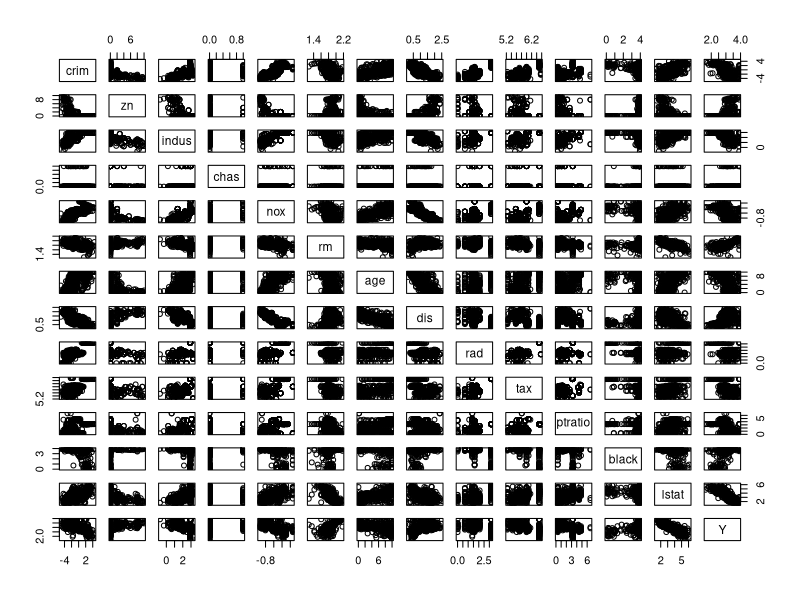
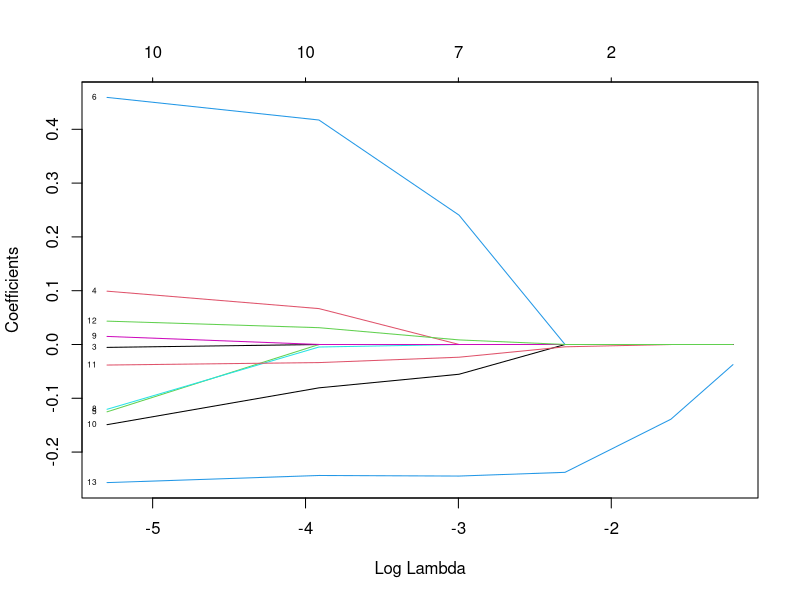
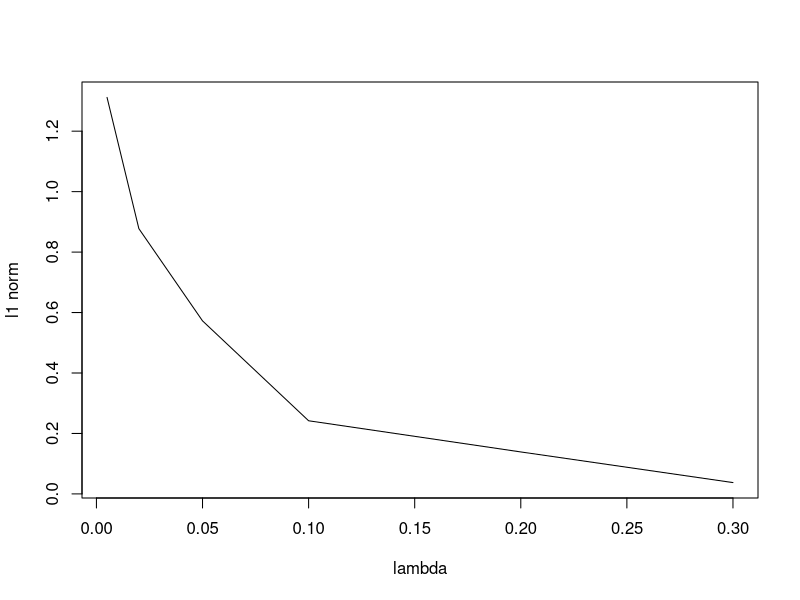

Write R code to recreate these figures, in order.
## ---- chunk 1
knitr::opts_chunk$set(warning = FALSE, message = FALSE)
options(scipen = 1, digits = 4, width = 80, fig.align = "center")
set.seed(8742)
## ---- chunk 2

library(MASS)
library(glmnet)
myData = Boston
names(myData)[14] = "Y"
iLog = c(1, 3, 5, 6, 8, 9, 10, 14);
myData[, iLog] = log(myData[, iLog]);
myData[, 2] = myData[, 2] / 10;
myData[, 7] = myData[, 7]^2.5 / 10^4
myData[, 11] = exp(0.4 * myData[, 11]) / 1000;
myData[, 12] = myData[, 12] / 100;
myData[, 13] = sqrt(myData[, 13]);
X = as.matrix(myData[, -14])
y = myData$Y
lam.seq = c(0.30, 0.2, 0.1, 0.05, 0.02, 0.005)

## ---- chunk 3
pairs(myData)
## ---- chunk 4

# function to solve the Lasso estimate for βj given other coefficients fixed
one_var_lasso = function(r, x, lam) {
    xx = sum(x^2)
    xr = sum(r * x)
    b = (abs(xr) - lam/2)/xx
    b = sign(xr) * ifelse(b > 0, b, 0)
    return(b)
}


MyLasso = function(X, y, lam.seq, maxit = 50) {
    
    # X: n-by-p design matrix without the intercept 
    # y: n-by-1 response vector 
    # lam.seq: sequence of lambda values 
    # maxit: number of updates for each lambda 
    # Center/Scale X
    # Center y
  
    n = length(y)
    p = dim(X)[2]
    nlam = length(lam.seq)
  
    ##############################
    # YOUR CODE: 
    # Record the corresponding means and scales
    # For example, 
    # y.mean = mean(y)
    # yc = centered y
    # Xs = centered and scaled X
    
    y.mean = mean(y)
    yc = y - y.mean
    
    X.mean = apply(X, 2, mean)
    X.sd = sqrt(apply((X - rep(X.mean, rep.int(nrow(X), ncol(X))))^2, 2, mean))
    Xs = (X - rep(X.mean, rep.int(nrow(X), ncol(X)))) / rep(X.sd, rep.int(nrow(X), ncol(X)))
    
    ############################## 
    
    

    # Initilize coef vector b and residual vector r
    b = rep(0, p)
    r = yc
    B = matrix(nrow = nlam, ncol = p + 1)
    
    # Triple nested loop
    for (m in 1:nlam) {
        lam = 2 * n * lam.seq[m]
        for (step in 1:maxit) {
            for (j in 1:p) {
                r = r + (Xs[, j] * b[j])
                b[j] = one_var_lasso(r, Xs[, j], lam)
                r = r - Xs[, j] * b[j]
            }
        }
        B[m, ] = c(0, b)
    }
   
    ##############################
    # YOUR CODE:
    # Scale back the coefficients;
    # Update the intercepts stored in B[, 1]

    B[, 1] = y.mean - apply(B[,2:(p+1)] * rep(X.mean/X.sd, rep.int(nlam, p)), 1, sum)
    B[, 2:(p+1)] = B[, 2:(p+1)]/ rep(X.sd, rep.int(nlam, p))
    t(B)
    ##############################
}

## ---- chunk 5

lam.seq = c(0.30 , 0.2 , 0.1 , 0.05 , 0.02 , 0.005)
lasso.fit = glmnet (X, y, alpha = 1, lambda = lam.seq)
coef ( lasso.fit )

myout = MyLasso(X, y, lam.seq , maxit = 100)
rownames(myout) = c("Intercept", colnames(X))
myout
max(abs(coef(lasso.fit) - myout))

## ---- chunk 6
plot(lasso.fit, xvar = "lambda", label=TRUE)
# Now the l1-norm of the coefficients decreases as lambda increases
plot(lasso.fit$lambda, colSums(abs(lasso.fit$beta)), type = "l",
     xlab = "lambda", ylab = "l1 norm")
